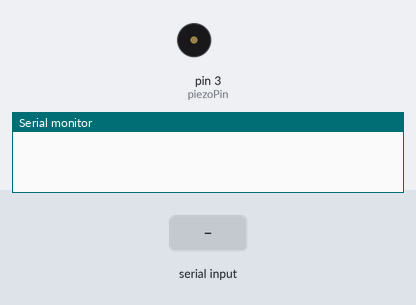
Simulated run of this sketch. Board: Arduino Uno, built with avr-gcc and run on an emulated ATmega328P. Shown: buzzer (waves = sounding), the last lines printed to the serial monitor. Inputs (shaded band) come from the test bench.

Above: at 1.2 s.
1.3 s: "90,45\n" received over Serial
At 1.6 s:
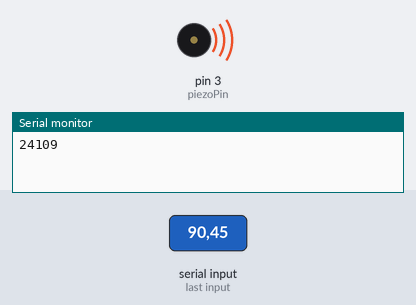
2.8 s: byte 10 ('\n') received over Serial
At 3.8 s:
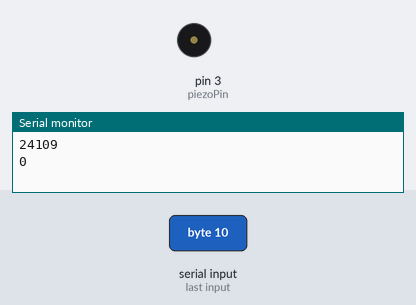
4.3 s: "30,150\n" received over Serial
At 5.2 s:
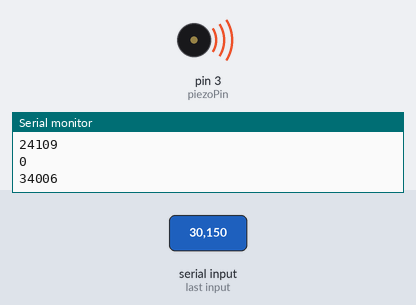
Timing chart, 0 to 7.3 s (numbered marks = the images above; inputs shaded):
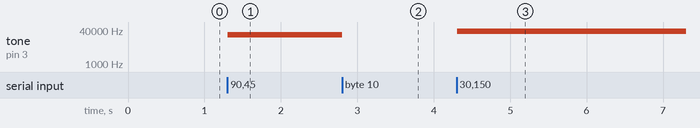

The sketch:

MRB-Arduino.ino
```cpp
//Specify digital pin on the Arduino that the positive lead of piezo buzzer is attached.
int piezoPin = 3;
unsigned int frequency=0;  // Max value is 65535
char incomingByte;

void setup() {
  Serial.begin(9600);
}//close setup

void loop() {
  if (Serial.available() > 0) {   // something came across serial
    frequency = 0;         // throw away previous integerValue
    while(1) {            // force into a loop until 'n' is received
      incomingByte = Serial.read();
      if (incomingByte == '\n') break;   // exit the while(1), we're done receiving
      if (incomingByte == -1) continue;  // if no characters are in the buffer read() returns -1
      frequency *= 10;  // shift left 1 decimal place
      // convert ASCII to integer, add, and shift left 1 decimal place
      frequency = ((incomingByte - 48) + frequency);
    }
    Serial.println(frequency);   // Do something with the value
  }
  tone(piezoPin, frequency, 500);
}
```

Measured:
- after the input at 1.3 s, tone on pin 3 (piezoPin): silent → 24109 Hz at once
- after the input at 2.8 s, tone on pin 3 (piezoPin): 24109 Hz → silent at once
- after the input at 4.3 s, tone on pin 3 (piezoPin): silent → 34006 Hz at once
